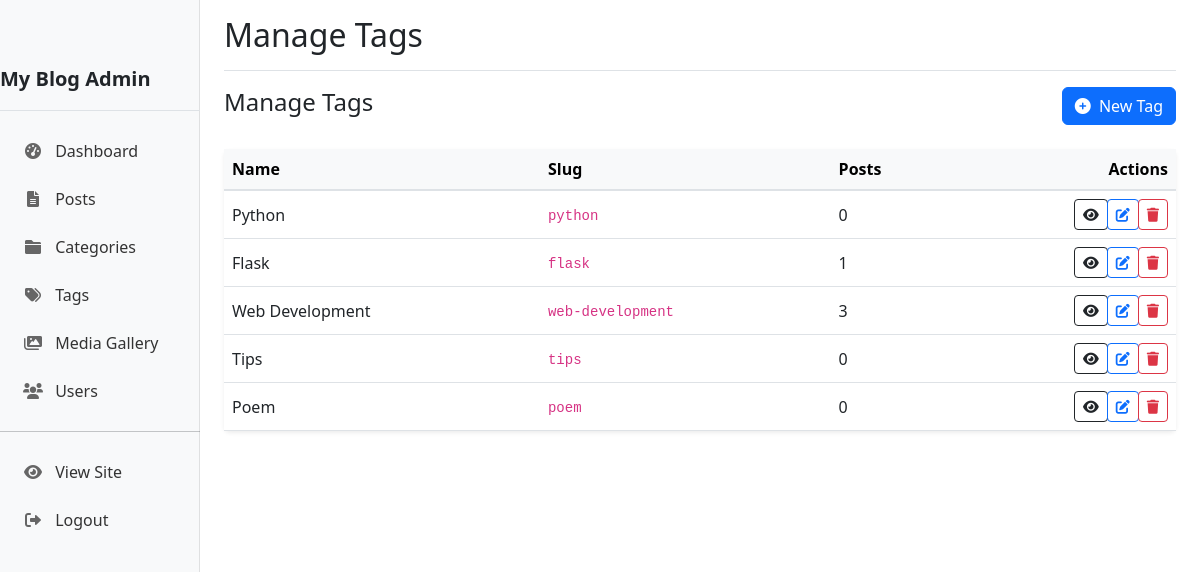
The page /admin/tags (signed in) on the database its author committed.
### models.py (models this page shows, shortened)
class Tag(db.Model):
    id = db.Column(db.Integer, primary_key=True)
    name = db.Column(db.String(50), nullable=False)
    slug = db.Column(db.String(50), unique=True, nullable=False)
    created_at = db.Column(db.DateTime, default=datetime.utcnow)

### routes.py (the view)
    @login_required
    def decorated_function(*args, **kwargs):
        if not current_user.is_admin:
            abort(403)  # Forbidden
        return f(*args, **kwargs)

### app.py (called while the page is built)
@app.after_request
def add_cache_control(response):
    if request.path.startswith('/static'):
        if 'css' in request.path or 'js' in request.path:
            response.cache_control.max_age = 31536000
        elif 'img' in request.path or 'uploads' in request.path:
            response.cache_control.max_age = 604800
    return response

@app.context_processor
def inject_globals():
    categories = Category.query.all()
    popular_tags = Tag.query.join(Tag.posts).group_by(Tag.id).order_by(func.count().desc()).limit(10).all()
    recent_posts = Post.query.filter_by(published=True).order_by(Post.created_at.desc()).limit(5).all()
    current_year = datetime.now().year
    return {
        'categories': categories,
        'popular_tags': popular_tags,
        'recent_posts': recent_posts,
        'current_year': current_year
    }

### models.py (called while the page is built)
@login_manager.user_loader
def load_user(user_id):
    return User.query.get(int(user_id))

### routes.py (called while the page is built)
def admin_required(f):
    @login_required
    def decorated_function(*args, **kwargs):
        if not current_user.is_admin:
            abort(403)  # Forbidden
        return f(*args, **kwargs)
    decorated_function.__name__ = f.__name__
    return decorated_function

@app.route('/admin/tags')
@admin_required
def admin_tags():
    tags = Tag.query.all()
    return render_template('admin/tags.html', title='Manage Tags', tags=tags)

### app/templates/admin/tags.html (shortened to what this page needs)
{% extends "admin/layout.html" %}
{% block content %}
<div class="d-flex justify-content-between align-items-center mb-4">
    <h4>Manage Tags</h4>
    <a href="{{ url_for('new_tag') }}" class="btn btn-primary">
        <i class="fas fa-plus-circle me-1"></i> New Tag
    </a>
</div>
<div class="card border-0 shadow-sm">
    <div class="card-body p-0">
        <div class="table-responsive">
            <table class="table table-hover align-middle mb-0">
                <thead class="table-light">
                    <tr>
                        <th>Name</th>
                        <th>Slug</th>
                        <th>Posts</th>
                        <th class="text-end">Actions</th>
                    </tr>
                </thead>
                <tbody>
                    {% for tag in tags %}
                        <tr>
                            <td class="fw-medium">{{ tag.name }}</td>
                            <td><code>{{ tag.slug }}</code></td>
                            <td>{{ tag.posts|length }}</td>
                            <td class="text-end">
                                <div class="btn-group">
                                    <a href="{{ url_for('tag', slug=tag.slug) }}" class="btn btn-sm btn-outline-dark" target="_blank" title="View">
                                        <i class="fas fa-eye"></i>
                                    </a>
                                    <a href="{{ url_for('edit_tag', tag_id=tag.id) }}" class="btn btn-sm btn-outline-primary" title="Edit">
                                        <i class="fas fa-edit"></i>
                                    </a>
                                    <button type="button" class="btn btn-sm btn-outline-danger" data-bs-toggle="modal" data-bs-target="#deleteModal{{ tag.id }}" title="Delete">
                                        <i class="fas fa-trash"></i>
                                    </button>
                                </div>
                            </td>
                        </tr>
                    {% else %}
                        <tr>
                            <td colspan="4" class="text-center py-4">
                                <p class="text-muted mb-0">No tags found</p>
                            </td>
                        </tr>
                    {% endfor %}
                </tbody>
            </table>
        </div>
    </div>
</div>
{% endblock %}

### app/static/css/admin.css (style rules this page uses)
.card { border: none; box-shadow: 0 0.125rem 0.25rem rgba(0, 0, 0, 0.075); margin-bottom: 1.5rem; transition: transform 0.3s ease, box-shadow 0.3s ease; }
.table { margin-bottom: 0; }
.table th { border-top: none; font-weight: 600; }
.table thead th { border-top: none; border-bottom: 2px solid #dee2e6; }
.btn-group .btn { border-radius: 0.25rem !important; margin-right: 0.25rem; }
.btn-group .btn:last-child { margin-right: 0; }
.btn-group > .btn { margin-right: 0; }

### rows shown on the page
Tag: name "Python", slug "python", posts|length "0"
Tag: name "Flask", slug "flask", posts|length "1"
Tag: name "Web Development", slug "web-development", posts|length "3"
Tag: name "Tips", slug "tips", posts|length "0"
Tag: name "Poem", slug "poem", posts|length "0"

### other values the page prints
{{ title }} "Manage Tags"
